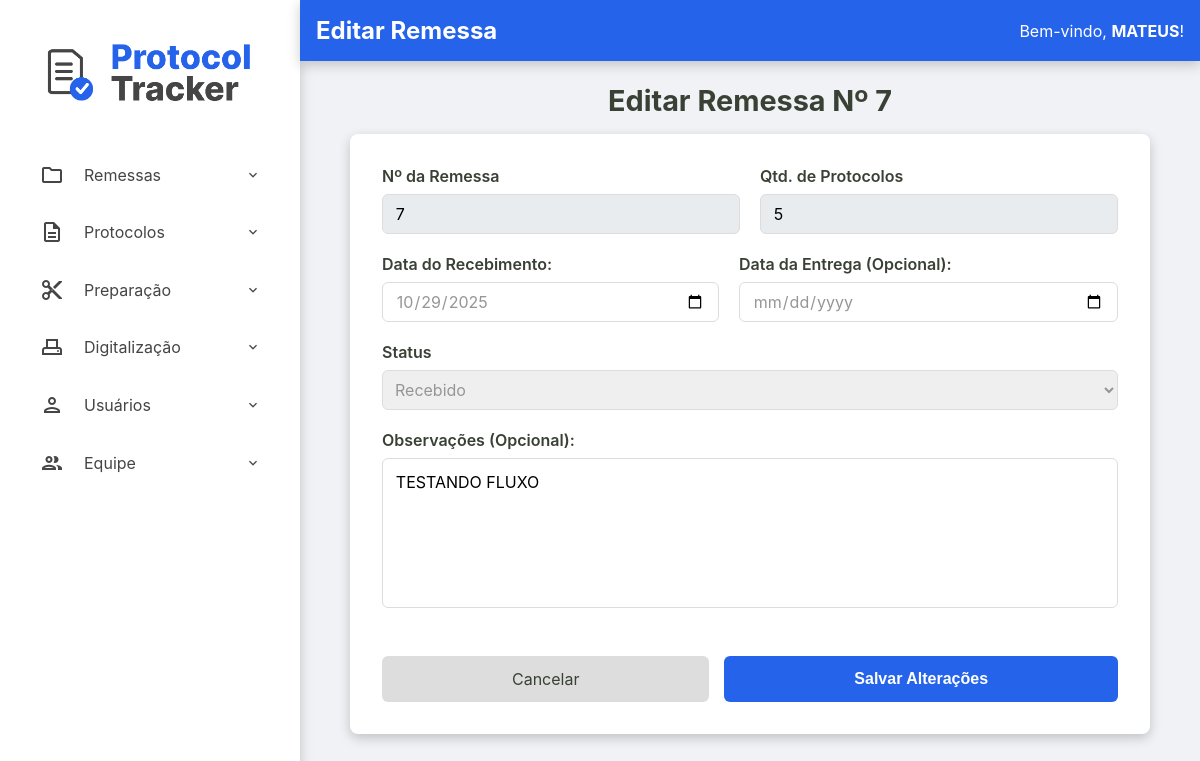
Before: /admin/remessas/editar-remessa?id=c62659b6-44cd-419f-b0b3-21374d2135ff (signed in) with the older database file.
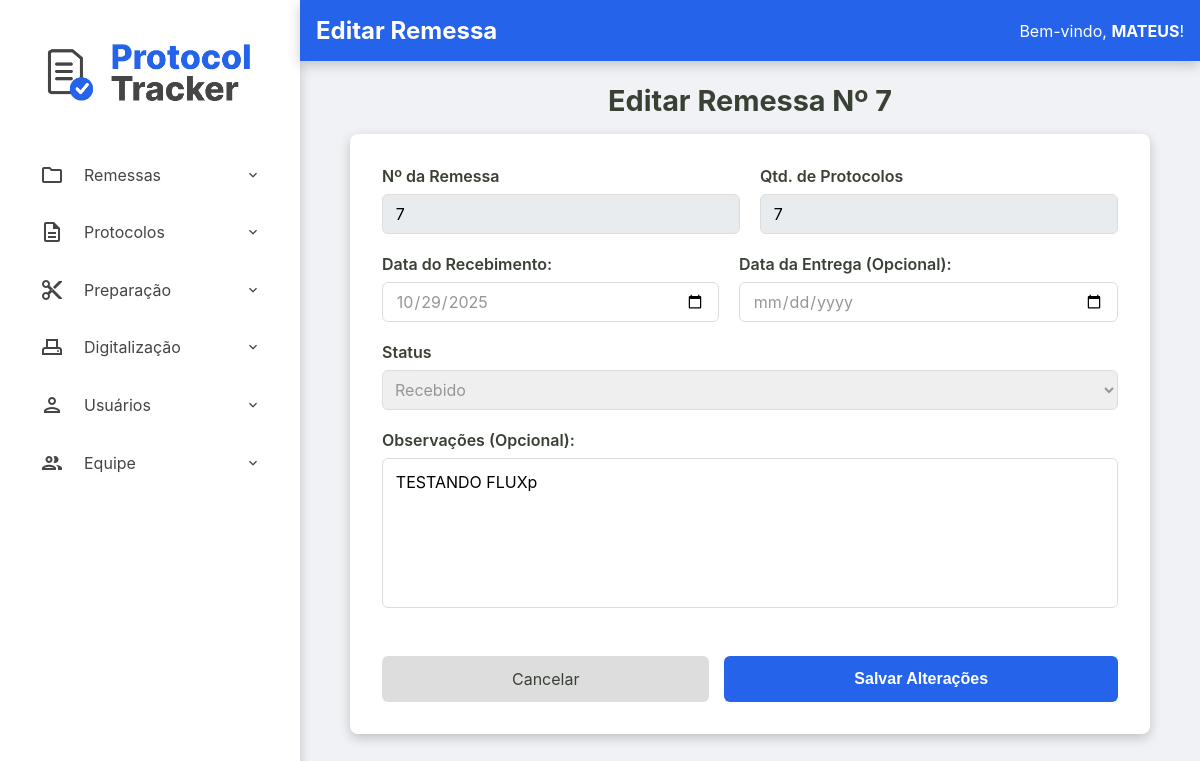
After: the same page with the newer database file.
### tables this page shows
CREATE TABLE remessas (
    numero_remessa INTEGER PRIMARY KEY, -- SQLite vai gerenciar o autoincremento aqui
    id TEXT NOT NULL UNIQUE, -- Seu ID de texto continua sendo obrigatório e único
    data_recebimento TEXT NOT NULL,
    data_entrega TEXT NULL,
    status TEXT NOT NULL DEFAULT 'RECEBIDO',
    quantidade_protocolos INTEGER NULL CHECK (quantidade_protocolos >= 0),
    id_administrador INTEGER NOT NULL,
    observacoes TEXT NULL,
    FOREIGN KEY (id_administrador) REFERENCES usuarios (id)
  );

### src/Controller/Admin/RemessaController.php (called while the page is built, shortened)
<?php
class RemessaController
{
    public function exibirEditarRemessa(?string $erro = null)
    {
        try {
            $id = $_GET['id'] ?? null;
            $remessa = $this->remessaRepository->findById($id);
            require __DIR__ . '/../../../templates/admin/editar-remessa.php';
        } catch (Exception $e) {
            $this->exibirRemessas($e->getMessage());
        }
    }
}

### src/Repository/RemessaRepository.php (called while the page is built, shortened)
<?php
class RemessaRepository implements RemessaRepositoryInterface
{
    private PDO $connection;
    public function __construct(PDO $connection)
    {
        $this->connection = $connection;
    }
    public function findById(string $id): ?Remessa
    {
        $sqlQuery = "SELECT * FROM remessas WHERE id = :id;";
        $stmt = $this->connection->prepare($sqlQuery);
        $stmt->bindValue(':id', $id);
        $stmt->execute();
        $dadosRemessa = $stmt->fetch();
        return Remessa::fromArray($dadosRemessa);
    }
}

### src/Model/Remessa.php (called while the page is built, shortened)
<?php
class Remessa {
    public function getNumeroRemessa(): int { return $this->numero_remessa; }
    public function getDataRecebimento(): DateTimeImmutable { return $this->data_recebimento; }
    public function getDataEntrega(): ?DateTimeImmutable { return $this->data_entrega; }
    public function getStatus(): string { return $this->status; }
    public function getQuantidadeProtocolos(): ?int { return $this->quantidade_protocolos; }
    public function getObservacoes(): ?string { return $this->observacoes; }
    public static function fromArray(array $array): self
    {
        try {
            $data_recebimento = new DateTimeImmutable($array['data_recebimento']);
            $data_entrega = isset($array['data_entrega']) ? new DateTimeImmutable($array['data_entrega']) : null;
        } catch (Exception $e) {
            throw new Exception("Falha ao criar data");
        }
        return new self(
            $array['id'],
            (int) $array['numero_remessa'] ?? null,
            $data_recebimento,
            $data_entrega,
            $array['status'],
            isset($array['quantidade_protocolos']) ? (int)$array['quantidade_protocolos'] : null,
            (int)$array['id_administrador'],
            $array['observacoes'] ?? null
        );
    }
}

### templates/admin/editar-remessa.php (the view, shortened to what this page needs)
<?php require __DIR__ . '/../components/_header.php'; ?>
<h2>Editar Remessa Nº <?= htmlspecialchars($remessa->getNumeroRemessa()) ?></h2>
    <form action="/admin/remessas/editar-remessa" method="post" class="protocolo-form">
    <div class="form-row">
        <div class="form-group">
            <label for="numero_remessa">Nº da Remessa</label>
            <input
                type="text"
                id="numero_remessa"
                name="numero_remessa"
                value="<?= htmlspecialchars($remessa->getNumeroRemessa()) ?>"
                readonly
                style="background-color: #e9ecef;"
            >
        </div>
        <div class="form-group">
            <label for="quantidade_protocolos">Qtd. de Protocolos</label>
            <input
                type="text"
                id="quantidade_protocolos"
                name="quantidade_protocolos"
                value="<?= htmlspecialchars($remessa->getQuantidadeProtocolos() ?? 0) ?>"
                readonly
                style="background-color: #e9ecef;"
            >
        </div>
    </div>
    <div class="form-row">
        <div class="form-group">
            <label for="data_recebimento">Data do Recebimento:</label>
            <input
                type="date"
                id="data_recebimento"
                name="data_recebimento"
                value="<?= $remessa->getDataRecebimento() ? $remessa->getDataRecebimento()->format('Y-m-d') : '' ?>"
                required
            >
        </div>
        <div class="form-group">
            <label for="data_entrega">Data da Entrega (Opcional):</label>
            <input
                type="date"
                id="data_entrega"
                name="data_entrega"
                value="<?= $remessa->getDataEntrega() ? $remessa->getDataEntrega()->format('Y-m-d') : '' ?>"
            >
        </div>
    </div>
    <div class="form-group">
        <label for="status">Status</label>
        <select id="status" name="status" required>
            <option value="RECEBIDO" <?= ($remessa->getStatus() === 'RECEBIDO') ? 'selected' : '' ?>>Recebido</option>
        </select>
    </div>
    <div class="form-group">
        <label for="observacoes">Observações (Opcional):</label>
        <textarea id="observacoes" name="observacoes" rows="3"><?= htmlspecialchars($remessa->getObservacoes() ?? '') ?></textarea>
    </div>
    <div class="form-actions-edit">
        <a href="/admin/remessas/visualizar-remessas" class="btn-cancelar">Cancelar</a>
        <button type="submit" class="btn-salvar">Salvar Alterações</button>
    </div>
</form>
<?php require __DIR__ . '/../components/_footer.php'; ?>

Changed rows visible on the page:
changed remessas "Recebido": quantidade_protocolos "5" → "7"; observacoes "TESTANDO FLUXO" → "TESTANDO FLUXp"
